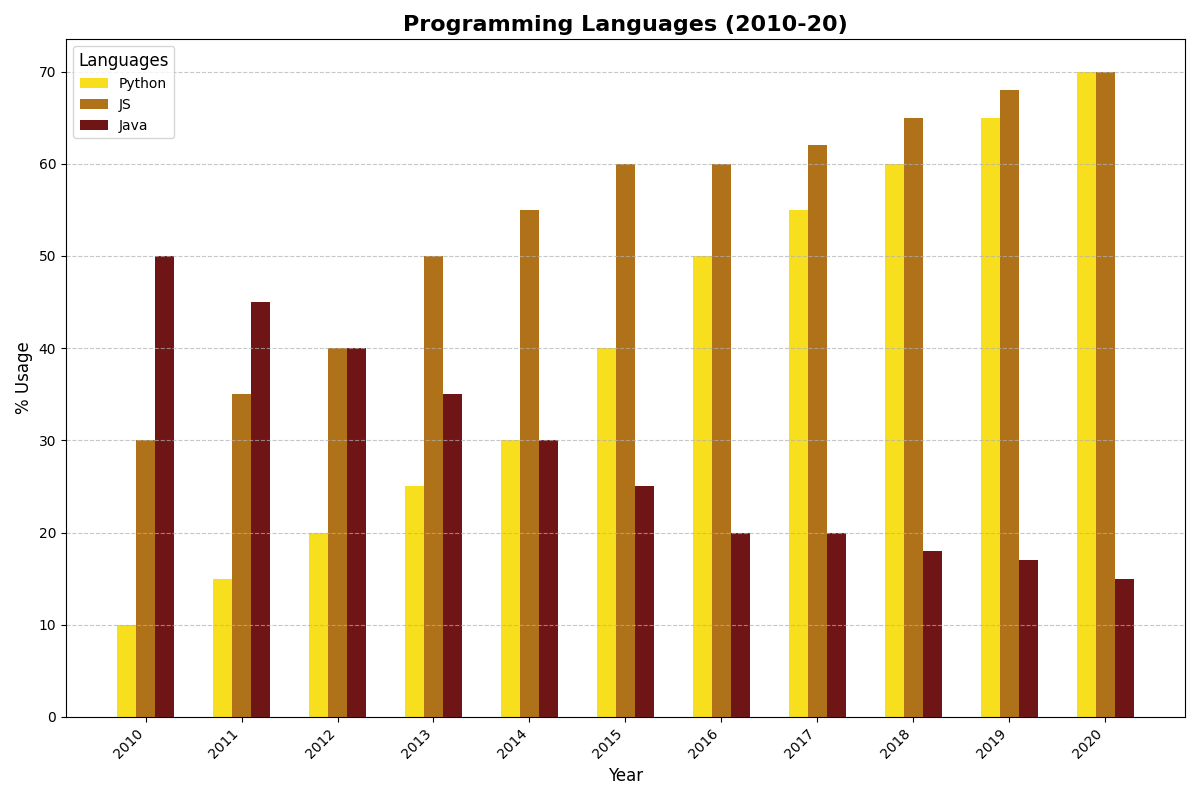

Python code for this plot:
import matplotlib.pyplot as plt
import numpy as np

years = np.arange(2010, 2021)

python = np.array([10, 15, 20, 25, 30, 40, 50, 55, 60, 65, 70])
javascript = np.array([30, 35, 40, 50, 55, 60, 60, 62, 65, 68, 70])
java = np.array([50, 45, 40, 35, 30, 25, 20, 20, 18, 17, 15])
# csharp = np.array([5, 5, 5, 6, 7, 8, 8, 10, 12, 13, 15])
# ruby = np.array([5, 5, 5, 5, 5, 7, 9, 8, 5, 4, 3])

bar_width = 0.2  # Adjusted width since there are fewer bars now

r1 = np.arange(len(years))
r2 = [x + bar_width for x in r1]
r3 = [x + bar_width for x in r2]
# Removed positions for csharp and ruby as they are no longer needed

colors = ['#F7DF1E', '#b07219', '#701516']

fig, ax = plt.subplots(figsize=(12, 8))

ax.bar(r1, python, color=colors[0], width=bar_width, label='Python')
ax.bar(r2, javascript, color=colors[1], width=bar_width, label='JS')
ax.bar(r3, java, color=colors[2], width=bar_width, label='Java')
# Removed bars for C# and Ruby

ax.set_title('Programming Languages (2010-20)', fontsize=16, fontweight='bold')
ax.set_xlabel('Year', fontsize=12)
ax.set_ylabel('% Usage', fontsize=12)

ax.legend(loc='upper left', title='Languages', fontsize=10, title_fontsize='12')

ax.set_xticks([r + bar_width for r in range(len(years))])
ax.set_xticklabels(years, rotation=45, ha="right")

ax.grid(axis='y', linestyle='--', alpha=0.7)

plt.tight_layout()
plt.show()
